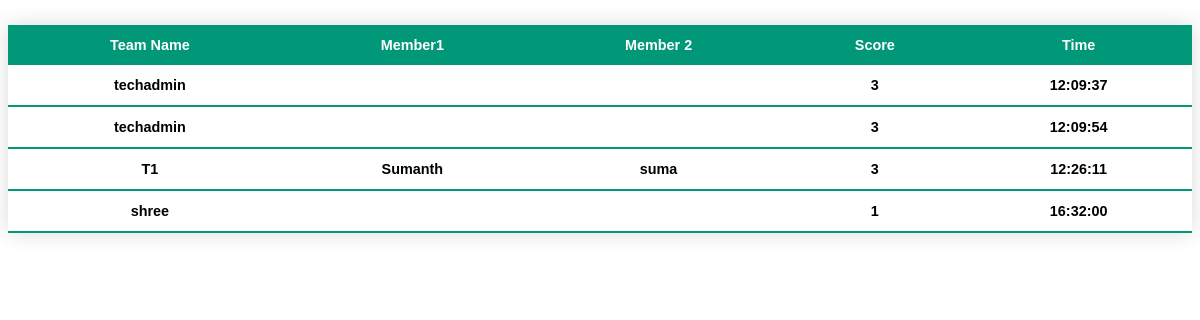
Page /score (signed in) on the committed database.
### TMapp/models.py (models this page shows)
class Score(models.Model):
    tname=models.CharField(max_length=50)
    m1=models.CharField(max_length=50)
    m2=models.CharField(max_length=50)
    score=models.CharField(max_length=40)
    time=models.CharField(max_length=20,null=True)

### TMapp/views.py (the view)
# urls.py: path('score',views.score,name="score"),
def score(request):
    if request.user.is_superuser:
        obj=Score.objects.all().order_by('-score').values()
        return render(request,"score.html",{'teams':obj})
    return redirect("login")

### TMapp/templates/score.html (shortened to what this page needs)
{% load static %}
<!DOCTYPE html>
<html lang="en">
<head>
</head>
<body >
    <table class="styled-table">
        <thead>
          <tr>
            <th scope="col">Team Name</th>
            <th scope="col">Member1</th>
            <th scope="col">Member 2</th>
            <th scope="col">Score</th>
            <th scope="col">Time</th>
          </tr>
        </thead>
        {% for t in teams  %}
        <tbody >
          <tr>
            <th>{{t.tname}}</th>
            <th>{{t.m1}}</th>
            <th>{{t.m2}}</th>
            <th>{{t.score}}</th>
            <th>{{t.time}}</th>
          </tr>
        </tbody>
        {% endfor %}
      </table>
</body>
</html>

### TMapp/templates/score.html (style rules this page uses)
.styled-table { border-collapse: collapse; margin: 25px 0; font-size: 0.9em; font-family: sans-serif; min-width: 100%; box-shadow: 0 0 20px rgba(0, 0, 0, 0.15); }
.styled-table thead tr { background-color: #009879; color: #ffffff; text-align: center; }
.styled-table th, .styled-table td { padding: 12px 15px; }
.styled-table tbody tr { border-bottom: thin solid #dddddd; }
.styled-table tbody tr:last-of-type { border-bottom: 2px solid #009879; }

### rows in the picture
Score: tname "techadmin", score "3", time "12:09:37"
Score: tname "techadmin", score "3", time "12:09:54"
Score: tname "T1", m1 "Sumanth", m2 "suma", score "3", time "12:26:11"
Score: tname "shree", score "1", time "16:32:00"
